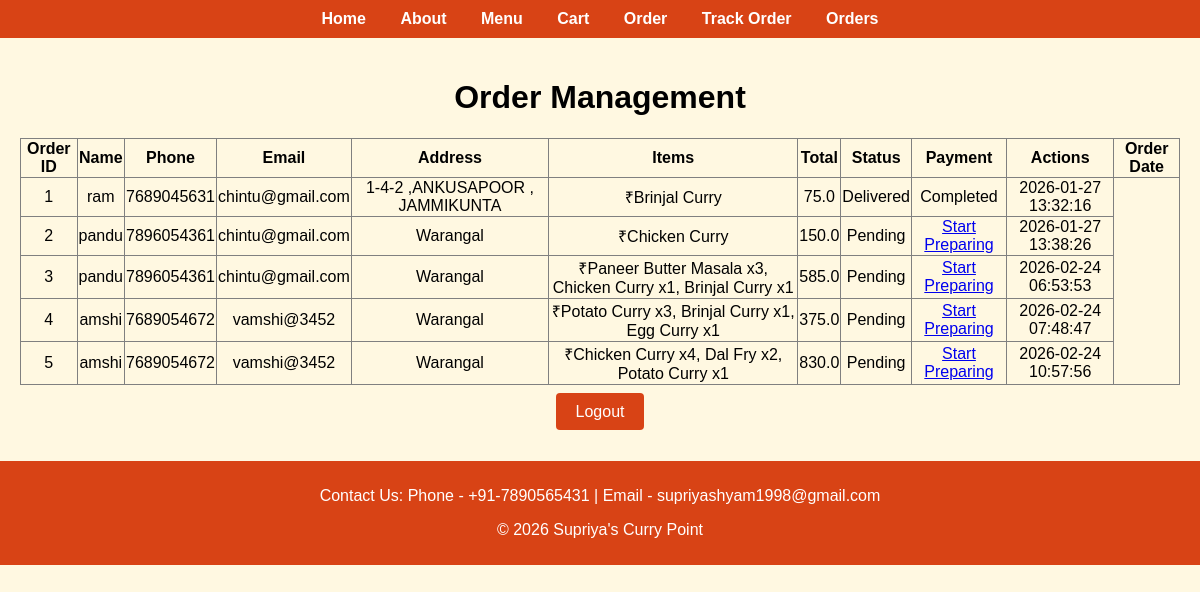
The page /orders (signed in) on the database as committed earlier.
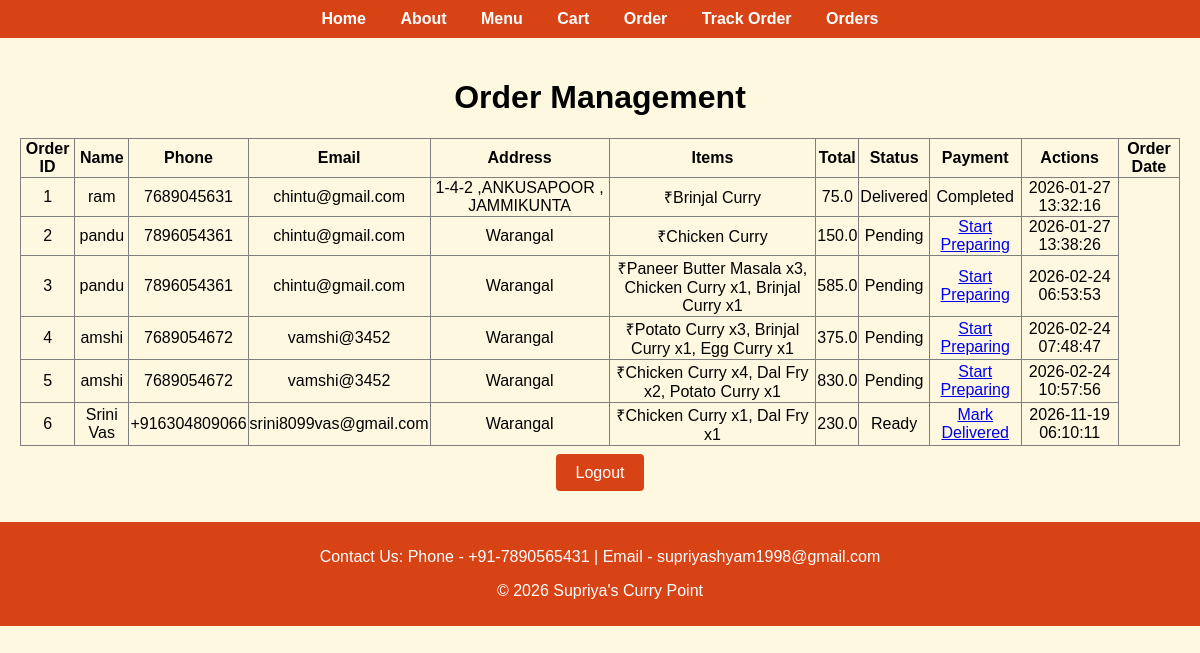
The same page on the database as committed later.
### tables this page shows
CREATE TABLE orders (
    id INTEGER PRIMARY KEY AUTOINCREMENT,
    name TEXT,
    phone TEXT,
    email TEXT,
    address TEXT,
    items TEXT,
    total REAL,
    status TEXT DEFAULT 'Pending',
    payment_method TEXT,
    order_date TIMESTAMP DEFAULT CURRENT_TIMESTAMP
);

### app.py (the view, shortened to what this page needs)
@app.route("/orders", methods=["GET", "POST"])
def orders():
    if session.get('admin'):
        conn = sqlite3.connect("curry.db")
        cur = conn.cursor()
        cur.execute("SELECT id, name, phone, email, address, items, total, status, payment_method, order_date FROM orders")
        orders_data = cur.fetchall()
        conn.close()
        return render_template("orders.html", orders=orders_data)
    else:
        return render_template("orders.html")

### templates/orders.html
{% extends "base.html" %}
{% block content %}
    <h1>Order Management</h1>
    {% if not orders %}
        <form method="POST" style="text-align: center; margin: 50px;">
            <input type="text" style="display: none;" autocomplete="username">
            <label>Enter Admin Password:</label><br>
            <input type="password" id="admin_password" name="password" required autocomplete="current-password" style="padding: 10px; font-size: 16px;"><br><br>
            <button type="submit" style="padding: 10px 20px; font-size: 16px;">Access Orders</button>
        </form>
        <script>
            document.getElementById('admin_password').value = '';
        </script>
        {% if error %}
            <p style="color: red; text-align: center;">{{ error }}</p>
        {% endif %}
    {% else %}
        <table border="1" style="width: 100%; border-collapse: collapse;">
            <thead>
                <tr>
                    <th>Order ID</th>
                    <th>Name</th>
                    <th>Phone</th>
                    <th>Email</th>
                    <th>Address</th>
                    <th>Items</th>
                    <th>Total</th>
                    <th>Status</th>
                    <th>Payment</th>
                    <th>Actions</th>
                    <th>Order Date</th>
                </tr>
            </thead>
            <tbody>
                {% for order in orders %}
                    <tr>
                        <td>{{ order[0] }}</td>
                        <td>{{ order[1] }}</td>
                        <td>{{ order[2] }}</td>
                        <td>{{ order[3] }}</td>
                        <td>{{ order[4] }}</td>
                        <td>₹{{ order[5] }}</td>
                        <td>{{ order[6] }}</td>
                        <td>{{ order[7] }}</td>
                        <td>
                            {% if order[7] == 'Pending' %}
                                <a href="{{ url_for('update_status', order_id=order[0], status='Preparing') }}">Start Preparing</a>
                            {% elif order[7] == 'Preparing' %}
                                <a href="{{ url_for('update_status', order_id=order[0], status='Ready') }}">Mark Ready</a>
                            {% elif order[7] == 'Ready' %}
                                <a href="{{ url_for('update_status', order_id=order[0], status='Delivered') }}">Mark Delivered</a>
                            {% else %}
                                Completed
                            {% endif %}
                        </td>
                        <td>{{ order[9] }}</td>
                    </tr>
                {% endfor %}
            </tbody>
        </table>
        <br>
        <a href="{{ url_for('logout') }}" style="padding: 10px 20px; background-color: #d84315; color: white; text-decoration: none; border-radius: 4px;">Logout</a>
    {% endif %}
{% endblock %}

Rows that differ between the two databases and show on the page:
added orders: id "6", name "Srini Vas", phone "+916304809066", email "srini8099vas@gmail.com", address "Warangal", items "Chicken Curry x1, Dal Fry x1", total "230.0", status "Ready", order_date "2026-11-19 06:10:11"
